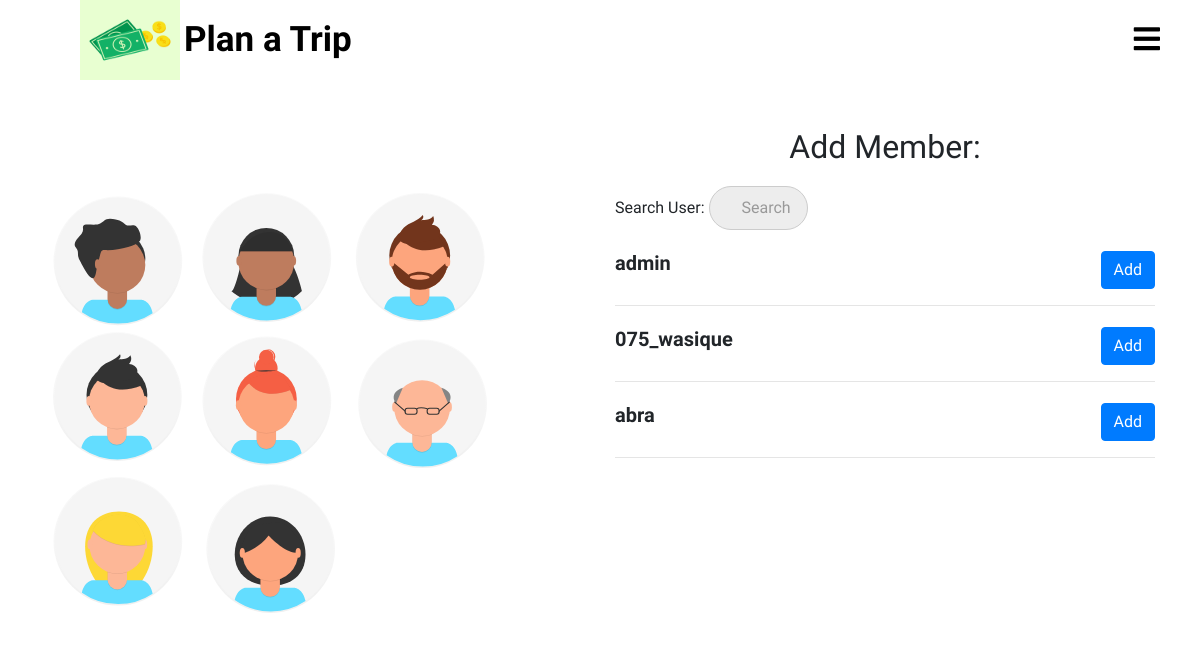
The app's page /splitter/members_list/37/ with its own data.
### splitter/models.py (models this page shows)
class User(AbstractUser):
    pass

### splitter/views.py (the view)
# urls.py: path('members_list/<int:pk>/',views.list_members,name="list_members"),
def list_members(request,pk):
    rooms = get_object_or_404(room,pk=pk)
    query = request.GET.get("q", None)
    members = room_members.objects.filter(room=rooms)
    members_list = [x.member for x in members]
    qs = User.objects.all()
    if query is not None:
        qs = qs.filter(
                Q(username__icontains=query)
                )
    qs_one = []
    for x in qs:
        if x in members_list:
            pass
        else:
            qs_one.append(x)
    context = {
        "members_list": qs_one,
        "rooms":rooms
    }
    template = "splitter/members_list.html"
    return render(request, template, context)

### templates/splitter/members_list.html
{% extends 'splitter/base.html' %}
{% load static %}
{% block css %}
  <link rel="stylesheet" href="{% static 'css/mysearchbar.css' %}">
  <link rel="stylesheet" href="{% static 'css/members_list.css' %}">
{% endblock %}
{% block content %}
<div class="add-member-page">
  <div class="row">
    <div class="col-lg-6">
      <div class="add-member-img-grid">
        <img src="{% static 'images/undraw_team_ih79.svg' %}" alt="" class="add-member-img">
      </div>
    </div>
    <div class="col-lg-6">
      <div class="container add-member-grid">
        <h2>Add Member:</h2>
        <form method='GET' action="{% url 'splitter:list_members' pk=rooms.pk %}">
          <p>Search User: <input type='search' name='q' placeholder='Search'></p>
        </form>
        {% for obj in members_list %}
        <div class="member-box">
        <h5><b>{{ obj.username }}</b>
        <div class="add-button">
          <a href="{% url 'splitter:add_member' pk=rooms.pk id=obj.id %}" class="btn btn-primary">Add</a>
        </div>
        </h5>
        </div>
        <hr>
        {% endfor %}
      </div>
    </div>
  </div>
</div>
{% endblock %}

### static/css/home_page.css (style rules this page uses)
* { padding: 0; margin: 0; text-decoration: none; list-style: none; box-sizing: border-box; font-family: 'Merienda One', cursive; }
body,html { overflow-x: hidden; }
:root { var(--IndianRed): #db575b; var(--Aqua): #99ffe4; var(--MiddleBlue): #88cfd3; var(--SteelBlue): #578bb2; var(--BdazzledBlue): #345c98; var(--DarkButton): linear-gradient(to top, #30cfd0 0%, #330867 100%); var(--LightButton): linear-gradient(to top, #48c6ef 0%, #6f86d6 100%); var(--RedButton): linear-gradient(45deg, #874da2 0%, #c43a30 100%); }

### static/css/mysearchbar.css (style rules this page uses)
input { outline: none; }
input[type=search] { -webkit-appearance: textfield; -webkit-box-sizing: content-box; font-family: inherit; font-size: 100%; }
input[type=search] { background: #ededed url(https://static.tumblr.com/ftv85bp/MIXmud4tx/search-icon.png) no-repeat 9px center; border: solid 1px #ccc; padding: 9px 10px 9px 32px; width: 55px; -webkit-border-radius: 10em; -moz-border-radius: 10em; border-radius: 10em; -webkit-transition: all .5s; -moz-transition: all .5s; transition: all .5s; }

### static/css/members_list.css (style rules this page uses)
* { margin: 0; padding: 0; }
body,html { margin: 0; padding: 0; }
.add-member-page .row { width: 100%; }
.add-member-img-grid { width: 100%; height: 100%; margin: 0px; }
.add-member-img { position: relative; width: 100%; height: 60vh; padding: 30px; margin-top: 75px; padding-left: 0px; }
.add-member-grid { display: flex; flex-direction: column; padding: 0px 50px; margin: 20px 0px; }
.add-member-grid h2 { text-align: center; margin: 20px 0px; }
.add-member-grid .member-box { display: inline-table; width: 100%; padding-top: 5px; }
.add-member-grid .member-box .add-button { float: right; margin-right: 0px; }

### records on screen
User: username "admin"
User: username "075_wasique"
User: username "abra"
